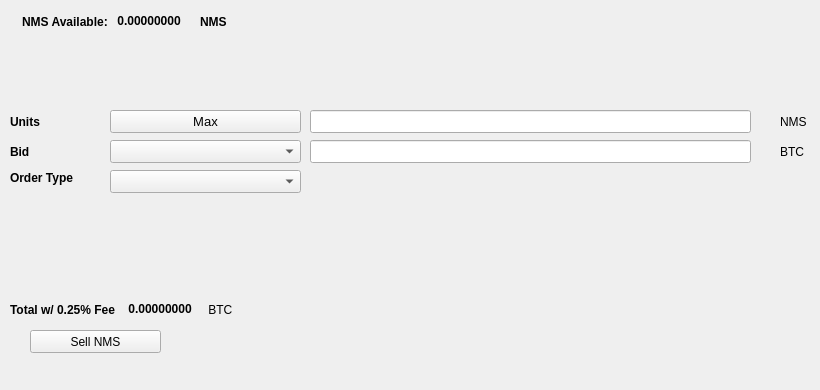
   <widget class="QWidget" name="SellTab">
    <attribute name="title">
     <string>Sell</string>
    </attribute>
    <widget class="QLabel" name="label_16">
     <property name="geometry">
      <rect>
       <x>780</x>
       <y>140</y>
       <width>31</width>
       <height>23</height>
      </rect>
     </property>
     <property name="text">
      <string>BTC</string>
     </property>
    </widget>
    <widget class="QComboBox" name="SellBidcomboBox">
     <property name="geometry">
      <rect>
       <x>110</x>
       <y>140</y>
       <width>191</width>
       <height>23</height>
      </rect>
     </property>
     <property name="font">
      <font>
       <pointsize>10</pointsize>
      </font>
     </property>
    </widget>
    <widget class="QLabel" name="label_18">
     <property name="geometry">
      <rect>
       <x>10</x>
       <y>110</y>
       <width>46</width>
       <height>23</height>
      </rect>
     </property>
     <property name="font">
      <font>
       <weight>75</weight>
       <bold>true</bold>
      </font>
     </property>
     <property name="text">
      <string>Units</string>
     </property>
    </widget>
    <widget class="QPushButton" name="Sell_Max_Amount">
     <property name="geometry">
      <rect>
       <x>110</x>
       <y>110</y>
       <width>191</width>
       <height>23</height>
      </rect>
     </property>
     <property name="font">
      <font>
       <pointsize>10</pointsize>
      </font>
     </property>
     <property name="text">
      <string>Max</string>
     </property>
    </widget>
    <widget class="QLabel" name="label_20">
     <property name="geometry">
      <rect>
       <x>10</x>
       <y>170</y>
       <width>91</width>
       <height>16</height>
      </rect>
     </property>
     <property name="font">
      <font>
       <weight>75</weight>
       <bold>true</bold>
      </font>
     </property>
     <property name="text">
      <string>Order Type</string>
     </property>
    </widget>
    <widget class="QComboBox" name="SellOrdertypeCombo">
     <property name="geometry">
      <rect>
       <x>110</x>
       <y>170</y>
       <width>191</width>
       <height>23</height>
      </rect>
     </property>
     <property name="font">
      <font>
       <pointsize>10</pointsize>
      </font>
     </property>
    </widget>
    <widget class="QLabel" name="label_21">
     <property name="geometry">
      <rect>
       <x>10</x>
       <y>140</y>
       <width>46</width>
       <height>23</height>
      </rect>
     </property>
     <property name="font">
      <font>
       <weight>75</weight>
       <bold>true</bold>
      </font>
     </property>
     <property name="text">
      <string>Bid</string>
     </property>
    </widget>
    <widget class="QLabel" name="label_22">
     <property name="geometry">
      <rect>
       <x>780</x>
       <y>110</y>
       <width>31</width>
       <height>23</height>
      </rect>
     </property>
     <property name="text">
      <string>NMS</string>
     </property>
    </widget>
    <widget class="QLineEdit" name="UnitsInputNMS">
     <property name="geometry">
      <rect>
       <x>310</x>
       <y>110</y>
       <width>441</width>
       <height>23</height>
      </rect>
     </property>
     <property name="font">
      <font>
       <pointsize>9</pointsize>
       <weight>75</weight>
       <bold>true</bold>
      </font>
     </property>
    </widget>
    <widget class="QLineEdit" name="SellBidPriceEdit">
     <property name="geometry">
      <rect>
       <x>310</x>
       <y>140</y>
       <width>441</width>
       <height>23</height>
      </rect>
     </property>
     <property name="font">
      <font>
       <pointsize>9</pointsize>
       <weight>75</weight>
       <bold>true</bold>
      </font>
     </property>
    </widget>
    <widget class="QPushButton" name="SellNMSBTN">
     <property name="geometry">
      <rect>
       <x>30</x>
       <y>330</y>
       <width>131</width>
       <height>23</height>
      </rect>
     </property>
     <property name="text">
      <string>Sell NMS</string>
     </property>
     <property name="icon">
      <iconset resource="../numus">
       <normaloff>:/icons/bitcoin</normaloff>:/icons/bitcoin</iconset>
     </property>
    </widget>
    <widget class="QWidget" name="layoutWidget3">
     <property name="geometry">
      <rect>
       <x>22</x>
       <y>12</y>
       <width>258</width>
       <height>19</height>
      </rect>
     </property>
     <layout class="QHBoxLayout" name="horizontalLayout">
      <item>
       <widget class="QLabel" name="label232_2">
        <property name="font">
         <font>
          <weight>75</weight>
          <bold>true</bold>
         </font>
        </property>
        <property name="text">
         <string>NMS Available:</string>
        </property>
       </widget>
      </item>
      <item>
       <widget class="QLabel" name="NMSAvailableLabel">
        <property name="palette">
         <palette>
          <active>
           <colorrole role="WindowText">
            <brush brushstyle="SolidPattern">
             <color alpha="255">
              <red>0</red>
              <green>0</green>
              <blue>0</blue>
             </color>
            </brush>
           </colorrole>
           <colorrole role="Button">
            <brush brushstyle="SolidPattern">
             <color alpha="255">
              <red>0</red>
              <green>170</green>
              <blue>0</blue>
             </color>
            </brush>
           </colorrole>
           <colorrole role="Light">
            <brush brushstyle="SolidPattern">
             <color alpha="255">
              <red>0</red>
              <green>255</green>
              <blue>0</blue>
             </color>
            </brush>
           </colorrole>
           <colorrole role="Midlight">
            <brush brushstyle="SolidPattern">
             <color alpha="255">
              <red>0</red>
              <green>212</green>
              <blue>0</blue>
             </color>
            </brush>
           </colorrole>
           <colorrole role="Dark">
            <brush brushstyle="SolidPattern">
             <color alpha="255">
              <red>0</red>
              <green>85</green>
              <blue>0</blue>
             </color>
            </brush>
           </colorrole>
           <colorrole role="Mid">
            <brush brushstyle="SolidPattern">
             <color alpha="255">
              <red>0</red>
              <green>113</green>
              <blue>0</blue>
             </color>
            </brush>
           </colorrole>
           <colorrole role="Text">
            <brush brushstyle="SolidPattern">
             <color alpha="255">
              <red>0</red>
              <green>170</green>
              <blue>0</blue>
             </color>
            </brush>
           </colorrole>
           <colorrole role="BrightText">
            <brush brushstyle="SolidPattern">
             <color alpha="255">
              <red>255</red>
              <green>255</green>
              <blue>255</blue>
             </color>
            </brush>
           </colorrole>
           <colorrole role="ButtonText">
            <brush brushstyle="SolidPattern">
             <color alpha="255">
              <red>0</red>
              <green>0</green>
              <blue>0</blue>
             </color>
            </brush>
           </colorrole>
           <colorrole role="Base">
            <brush brushstyle="SolidPattern">
             <color alpha="255">
              <red>255</red>
              <green>255</green>
              <blue>255</blue>
             </color>
            </brush>
           </colorrole>
           <colorrole role="Window">
            <brush brushstyle="SolidPattern">
             <color alpha="255">
              <red>0</red>
              <green>170</green>
              <blue>0</blue>
             </color>
            </brush>
           </colorrole>
           <colorrole role="Shadow">
            <brush brushstyle="SolidPattern">
             <color alpha="255">
              <red>0</red>
              <green>0</green>
              <blue>0</blue>
             </color>
            </brush>
           </colorrole>
           <colorrole role="AlternateBase">
            <brush brushstyle="SolidPattern">
             <color alpha="255">
              <red>127</red>
              <green>212</green>
              <blue>127</blue>
             </color>
            </brush>
           </colorrole>
           <colorrole role="ToolTipBase">
            <brush brushstyle="SolidPattern">
             <color alpha="255">
              <red>255</red>
              <green>255</green>
              <blue>220</blue>
             </color>
            </brush>
           </colorrole>
           <colorrole role="ToolTipText">
            <brush brushstyle="SolidPattern">
             <color alpha="255">
              <red>0</red>
              <green>0</green>
              <blue>0</blue>
             </color>
            </brush>
           </colorrole>
          </active>
          <inactive>
           <colorrole role="WindowText">
            <brush brushstyle="SolidPattern">
             <color alpha="255">
              <red>0</red>
              <green>0</green>
              <blue>0</blue>
             </color>
            </brush>
           </colorrole>
           <colorrole role="Button">
            <brush brushstyle="SolidPattern">
             <color alpha="255">
              <red>0</red>
              <green>170</green>
              <blue>0</blue>
             </color>
            </brush>
           </colorrole>
           <colorrole role="Light">
            <brush brushstyle="SolidPattern">
             <color alpha="255">
              <red>0</red>
              <green>255</green>
              <blue>0</blue>
             </color>
            </brush>
           </colorrole>
           <colorrole role="Midlight">
            <brush brushstyle="SolidPattern">
             <color alpha="255">
              <red>0</red>
              <green>212</green>
              <blue>0</blue>
             </color>
            </brush>
           </colorrole>
           <colorrole role="Dark">
            <brush brushstyle="SolidPattern">
             <color alpha="255">
              <red>0</red>
              <green>85</green>
              <blue>0</blue>
             </color>
            </brush>
           </colorrole>
           <colorrole role="Mid">
            <brush brushstyle="SolidPattern">
             <color alpha="255">
              <red>0</red>
              <green>113</green>
              <blue>0</blue>
             </color>
            </brush>
           </colorrole>
           <colorrole role="Text">
            <brush brushstyle="SolidPattern">
             <color alpha="255">
              <red>0</red>
              <green>170</green>
              <blue>0</blue>
             </color>
            </brush>
           </colorrole>
           <colorrole role="BrightText">
            <brush brushstyle="SolidPattern">
             <color alpha="255">
              <red>255</red>
              <green>255</green>
              <blue>255</blue>
             </color>
            </brush>
           </colorrole>
           <colorrole role="ButtonText">
            <brush brushstyle="SolidPattern">
             <color alpha="255">
              <red>0</red>
              <green>0</green>
              <blue>0</blue>
             </color>
            </brush>
           </colorrole>
           <colorrole role="Base">
            <brush brushstyle="SolidPattern">
             <color alpha="255">
              <red>255</red>
              <green>255</green>
              <blue>255</blue>
             </color>
            </brush>
           </colorrole>
           <colorrole role="Window">
            <brush brushstyle="SolidPattern">
             <color alpha="255">
              <red>0</red>
              <green>170</green>
              <blue>0</blue>
             </color>
            </brush>
           </colorrole>
           <colorrole role="Shadow">
            <brush brushstyle="SolidPattern">
             <color alpha="255">
              <red>0</red>
              <green>0</green>
              <blue>0</blue>
             </color>
            </brush>
           </colorrole>
           <colorrole role="AlternateBase">
            <brush brushstyle="SolidPattern">
             <color alpha="255">
              <red>127</red>
              <green>212</green>
              <blue>127</blue>
             </color>
            </brush>
           </colorrole>
           <colorrole role="ToolTipBase">
            <brush brushstyle="SolidPattern">
             <color alpha="255">
              <red>255</red>
              <green>255</green>
              <blue>220</blue>
             </color>
            </brush>
           </colorrole>
           <colorrole role="ToolTipText">
            <brush brushstyle="SolidPattern">
             <color alpha="255">
              <red>0</red>
              <green>0</green>
              <blue>0</blue>
             </color>
            </brush>
           </colorrole>
          </inactive>
          <disabled>
           <colorrole role="WindowText">
            <brush brushstyle="SolidPattern">
             <color alpha="255">
              <red>0</red>
              <green>85</green>
              <blue>0</blue>
             </color>
            </brush>
           </colorrole>
           <colorrole role="Button">
            <brush brushstyle="SolidPattern">
             <color alpha="255">
              <red>0</red>
              <green>170</green>
              <blue>0</blue>
             </color>
            </brush>
           </colorrole>
           <colorrole role="Light">
            <brush brushstyle="SolidPattern">
             <color alpha="255">
              <red>0</red>
              <green>255</green>
              <blue>0</blue>
             </color>
            </brush>
           </colorrole>
           <colorrole role="Midlight">
            <brush brushstyle="SolidPattern">
             <color alpha="255">
              <red>0</red>
              <green>212</green>
              <blue>0</blue>
             </color>
            </brush>
           </colorrole>
           <colorrole role="Dark">
            <brush brushstyle="SolidPattern">
             <color alpha="255">
              <red>0</red>
              <green>85</green>
              <blue>0</blue>
             </color>
            </brush>
           </colorrole>
           <colorrole role="Mid">
            <brush brushstyle="SolidPattern">
             <color alpha="255">
              <red>0</red>
              <green>113</green>
              <blue>0</blue>
             </color>
            </brush>
           </colorrole>
           <colorrole role="Text">
            <brush brushstyle="SolidPattern">
             <color alpha="255">
              <red>0</red>
              <green>85</green>
              <blue>0</blue>
             </color>
            </brush>
           </colorrole>
           <colorrole role="BrightText">
            <brush brushstyle="SolidPattern">
             <color alpha="255">
              <red>255</red>
              <green>255</green>
              <blue>255</blue>
             </color>
            </brush>
           </colorrole>
           <colorrole role="ButtonText">
            <brush brushstyle="SolidPattern">
             <color alpha="255">
              <red>0</red>
              <green>85</green>
              <blue>0</blue>
             </color>
            </brush>
           </colorrole>
           <colorrole role="Base">
            <brush brushstyle="SolidPattern">
             <color alpha="255">
              <red>0</red>
              <green>170</green>
              <blue>0</blue>
             </color>
            </brush>
           </colorrole>
           <colorrole role="Window">
            <brush brushstyle="SolidPattern">
             <color alpha="255">
              <red>0</red>
              <green>170</green>
              <blue>0</blue>
             </color>
            </brush>
           </colorrole>
           <colorrole role="Shadow">
            <brush brushstyle="SolidPattern">
             <color alpha="255">
              <red>0</red>
              <green>0</green>
              <blue>0</blue>
             </color>
            </brush>
           </colorrole>
           <colorrole role="AlternateBase">
            <brush brushstyle="SolidPattern">
             <color alpha="255">
              <red>0</red>
              <green>170</green>
              <blue>0</blue>
             </color>
            </brush>
           </colorrole>
           <colorrole role="ToolTipBase">
            <brush brushstyle="SolidPattern">
             <color alpha="255">
              <red>255</red>
              <green>255</green>
              <blue>220</blue>
             </color>
            </brush>
           </colorrole>
           <colorrole role="ToolTipText">
            <brush brushstyle="SolidPattern">
             <color alpha="255">
              <red>0</red>
              <green>0</green>
              <blue>0</blue>
             </color>
            </brush>
           </colorrole>
          </disabled>
         </palette>
        </property>
        <property name="font">
         <font>
          <weight>75</weight>
          <bold>true</bold>
         </font>
        </property>
        <property name="text">
         <string> 0.00000000 </string>
        </property>
        <property name="textInteractionFlags">
         <set>Qt::LinksAccessibleByMouse|Qt::TextSelectableByKeyboard|Qt::TextSelectableByMouse</set>
        </property>
       </widget>
      </item>
      <item>
       <widget class="QLabel" name="labelNMS">
        <property name="font">
         <font>
          <weight>75</weight>
          <bold>true</bold>
         </font>
        </property>
        <property name="text">
         <string>NMS</string>
        </property>
       </widget>
      </item>
     </layout>
    </widget>
    <widget class="QWidget" name="layoutWidget">
     <property name="geometry">
      <rect>
       <x>10</x>
       <y>300</y>
       <width>268</width>
       <height>19</height>
      </rect>
     </property>
     <layout class="QHBoxLayout" name="horizontalLayout_2">
      <item>
       <widget class="QLabel" name="label_19">
        <property name="font">
         <font>
          <weight>75</weight>
          <bold>true</bold>
         </font>
        </property>
        <property name="text">
         <string>Total w/ 0.25% Fee </string>
        </property>
       </widget>
      </item>
      <item>
       <widget class="QLabel" name="SellCostLabel">
        <property name="palette">
         <palette>
          <active>
           <colorrole role="WindowText">
            <brush brushstyle="SolidPattern">
             <color alpha="255">
              <red>0</red>
              <green>0</green>
              <blue>0</blue>
             </color>
            </brush>
           </colorrole>
           <colorrole role="Button">
            <brush brushstyle="SolidPattern">
             <color alpha="255">
              <red>0</red>
              <green>170</green>
              <blue>0</blue>
             </color>
            </brush>
           </colorrole>
           <colorrole role="Light">
            <brush brushstyle="SolidPattern">
             <color alpha="255">
              <red>0</red>
              <green>255</green>
              <blue>0</blue>
             </color>
            </brush>
           </colorrole>
           <colorrole role="Midlight">
            <brush brushstyle="SolidPattern">
             <color alpha="255">
              <red>0</red>
              <green>212</green>
              <blue>0</blue>
             </color>
            </brush>
           </colorrole>
           <colorrole role="Dark">
            <brush brushstyle="SolidPattern">
             <color alpha="255">
              <red>0</red>
              <green>85</green>
              <blue>0</blue>
             </color>
            </brush>
           </colorrole>
           <colorrole role="Mid">
            <brush brushstyle="SolidPattern">
             <color alpha="255">
              <red>0</red>
              <green>113</green>
              <blue>0</blue>
             </color>
            </brush>
           </colorrole>
           <colorrole role="Text">
            <brush brushstyle="SolidPattern">
             <color alpha="255">
              <red>0</red>
              <green>170</green>
              <blue>0</blue>
             </color>
            </brush>
           </colorrole>
           <colorrole role="BrightText">
            <brush brushstyle="SolidPattern">
             <color alpha="255">
              <red>255</red>
              <green>255</green>
              <blue>255</blue>
             </color>
            </brush>
           </colorrole>
           <colorrole role="ButtonText">
            <brush brushstyle="SolidPattern">
             <color alpha="255">
              <red>0</red>
              <green>0</green>
              <blue>0</blue>
             </color>
            </brush>
           </colorrole>
           <colorrole role="Base">
            <brush brushstyle="SolidPattern">
             <color alpha="255">
              <red>255</red>
              <green>255</green>
              <blue>255</blue>
             </color>
            </brush>
           </colorrole>
           <colorrole role="Window">
            <brush brushstyle="SolidPattern">
             <color alpha="255">
              <red>0</red>
              <green>170</green>
              <blue>0</blue>
             </color>
            </brush>
           </colorrole>
           <colorrole role="Shadow">
            <brush brushstyle="SolidPattern">
             <color alpha="255">
              <red>0</red>
              <green>0</green>
              <blue>0</blue>
             </color>
            </brush>
           </colorrole>
           <colorrole role="AlternateBase">
            <brush brushstyle="SolidPattern">
             <color alpha="255">
              <red>127</red>
              <green>212</green>
              <blue>127</blue>
             </color>
            </brush>
           </colorrole>
           <colorrole role="ToolTipBase">
            <brush brushstyle="SolidPattern">
             <color alpha="255">
              <red>255</red>
              <green>255</green>
              <blue>220</blue>
             </color>
            </brush>
           </colorrole>
           <colorrole role="ToolTipText">
            <brush brushstyle="SolidPattern">
             <color alpha="255">
              <red>0</red>
              <green>0</green>
              <blue>0</blue>
             </color>
            </brush>
           </colorrole>
          </active>
          <inactive>
           <colorrole role="WindowText">
            <brush brushstyle="SolidPattern">
             <color alpha="255">
              <red>0</red>
              <green>0</green>
              <blue>0</blue>
             </color>
            </brush>
           </colorrole>
           <colorrole role="Button">
            <brush brushstyle="SolidPattern">
             <color alpha="255">
              <red>0</red>
              <green>170</green>
              <blue>0</blue>
             </color>
            </brush>
           </colorrole>
           <colorrole role="Light">
            <brush brushstyle="SolidPattern">
             <color alpha="255">
              <red>0</red>
              <green>255</green>
              <blue>0</blue>
             </color>
            </brush>
           </colorrole>
           <colorrole role="Midlight">
            <brush brushstyle="SolidPattern">
             <color alpha="255">
              <red>0</red>
              <green>212</green>
              <blue>0</blue>
             </color>
            </brush>
           </colorrole>
           <colorrole role="Dark">
            <brush brushstyle="SolidPattern">
             <color alpha="255">
              <red>0</red>
              <green>85</green>
              <blue>0</blue>
             </color>
            </brush>
           </colorrole>
           <colorrole role="Mid">
            <brush brushstyle="SolidPattern">
             <color alpha="255">
              <red>0</red>
              <green>113</green>
              <blue>0</blue>
             </color>
            </brush>
           </colorrole>
           <colorrole role="Text">
            <brush brushstyle="SolidPattern">
             <color alpha="255">
              <red>0</red>
              <green>170</green>
              <blue>0</blue>
             </color>
            </brush>
           </colorrole>
           <colorrole role="BrightText">
            <brush brushstyle="SolidPattern">
             <color alpha="255">
              <red>255</red>
              <green>255</green>
              <blue>255</blue>
             </color>
            </brush>
           </colorrole>
           <colorrole role="ButtonText">
            <brush brushstyle="SolidPattern">
             <color alpha="255">
              <red>0</red>
              <green>0</green>
              <blue>0</blue>
             </color>
            </brush>
           </colorrole>
           <colorrole role="Base">
            <brush brushstyle="SolidPattern">
             <color alpha="255">
              <red>255</red>
              <green>255</green>
              <blue>255</blue>
             </color>
            </brush>
           </colorrole>
           <colorrole role="Window">
            <brush brushstyle="SolidPattern">
             <color alpha="255">
              <red>0</red>
              <green>170</green>
              <blue>0</blue>
             </color>
            </brush>
           </colorrole>
           <colorrole role="Shadow">
            <brush brushstyle="SolidPattern">
             <color alpha="255">
              <red>0</red>
              <green>0</green>
              <blue>0</blue>
             </color>
            </brush>
           </colorrole>
           <colorrole role="AlternateBase">
            <brush brushstyle="SolidPattern">
             <color alpha="255">
              <red>127</red>
              <green>212</green>
              <blue>127</blue>
             </color>
            </brush>
           </colorrole>
           <colorrole role="ToolTipBase">
            <brush brushstyle="SolidPattern">
             <color alpha="255">
              <red>255</red>
              <green>255</green>
              <blue>220</blue>
             </color>
            </brush>
           </colorrole>
           <colorrole role="ToolTipText">
            <brush brushstyle="SolidPattern">
             <color alpha="255">
              <red>0</red>
              <green>0</green>
              <blue>0</blue>
             </color>
            </brush>
           </colorrole>
          </inactive>
          <disabled>
           <colorrole role="WindowText">
            <brush brushstyle="SolidPattern">
             <color alpha="255">
              <red>0</red>
              <green>85</green>
              <blue>0</blue>
             </color>
            </brush>
           </colorrole>
           <colorrole role="Button">
            <brush brushstyle="SolidPattern">
             <color alpha="255">
              <red>0</red>
              <green>170</green>
              <blue>0</blue>
             </color>
            </brush>
           </colorrole>
           <colorrole role="Light">
            <brush brushstyle="SolidPattern">
             <color alpha="255">
              <red>0</red>
              <green>255</green>
              <blue>0</blue>
             </color>
            </brush>
           </colorrole>
           <colorrole role="Midlight">
            <brush brushstyle="SolidPattern">
             <color alpha="255">
              <red>0</red>
              <green>212</green>
              <blue>0</blue>
             </color>
            </brush>
           </colorrole>
           <colorrole role="Dark">
            <brush brushstyle="SolidPattern">
             <color alpha="255">
              <red>0</red>
              <green>85</green>
              <blue>0</blue>
             </color>
            </brush>
           </colorrole>
           <colorrole role="Mid">
            <brush brushstyle="SolidPattern">
             <color alpha="255">
              <red>0</red>
              <green>113</green>
              <blue>0</blue>
             </color>
            </brush>
           </colorrole>
           <colorrole role="Text">
            <brush brushstyle="SolidPattern">
             <color alpha="255">
              <red>0</red>
              <green>85</green>
              <blue>0</blue>
             </color>
            </brush>
           </colorrole>
           <colorrole role="BrightText">
            <brush brushstyle="SolidPattern">
             <color alpha="255">
              <red>255</red>
              <green>255</green>
              <blue>255</blue>
             </color>
            </brush>
           </colorrole>
           <colorrole role="ButtonText">
            <brush brushstyle="SolidPattern">
             <color alpha="255">
              <red>0</red>
              <green>85</green>
              <blue>0</blue>
             </color>
            </brush>
           </colorrole>
           <colorrole role="Base">
            <brush brushstyle="SolidPattern">
             <color alpha="255">
              <red>0</red>
              <green>170</green>
              <blue>0</blue>
             </color>
            </brush>
           </colorrole>
           <colorrole role="Window">
            <brush brushstyle="SolidPattern">
             <color alpha="255">
              <red>0</red>
              <green>170</green>
              <blue>0</blue>
             </color>
            </brush>
           </colorrole>
           <colorrole role="Shadow">
            <brush brushstyle="SolidPattern">
             <color alpha="255">
              <red>0</red>
              <green>0</green>
              <blue>0</blue>
             </color>
            </brush>
           </colorrole>
           <colorrole role="AlternateBase">
            <brush brushstyle="SolidPattern">
             <color alpha="255">
              <red>0</red>
              <green>170</green>
              <blue>0</blue>
             </color>
            </brush>
           </colorrole>
           <colorrole role="ToolTipBase">
            <brush brushstyle="SolidPattern">
             <color alpha="255">
              <red>255</red>
              <green>255</green>
              <blue>220</blue>
             </color>
            </brush>
           </colorrole>
           <colorrole role="ToolTipText">
            <brush brushstyle="SolidPattern">
             <color alpha="255">
              <red>0</red>
              <green>0</green>
              <blue>0</blue>
             </color>
            </brush>
           </colorrole>
          </disabled>
         </palette>
        </property>
        <property name="font">
         <font>
          <weight>75</weight>
          <bold>true</bold>
         </font>
        </property>
        <property name="autoFillBackground">
         <bool>false</bool>
        </property>
        <property name="text">
         <string> 0.00000000</string>
        </property>
        <property name="textInteractionFlags">
         <set>Qt::LinksAccessibleByMouse|Qt::TextSelectableByMouse</set>
        </property>
       </widget>
      </item>
      <item>
       <widget class="QLabel" name="label_17">
        <property name="font">
         <font>
          <weight>50</weight>
          <bold>false</bold>
         </font>
        </property>
        <property name="text">
         <string> BTC</string>
        </property>
       </widget>
      </item>
     </layout>
    </widget>
    <widget class="QLabel" name="label_23">
     <property name="geometry">
      <rect>
       <x>460</x>
       <y>300</y>
       <width>281</width>
       <height>81</height>
      </rect>
     </property>
     <property name="text">
      <string/>
     </property>
     <property name="pixmap">
      <pixmap>:/images/bittrex</pixmap>
     </property>
    </widget>
   </widget>
